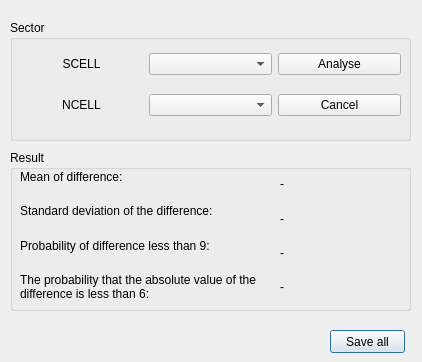
<?xml version="1.0" encoding="UTF-8"?>
<ui version="4.0">
 <class>Dialog</class>
 <widget class="QDialog" name="Dialog">
  <property name="geometry">
   <rect>
    <x>0</x>
    <y>0</y>
    <width>422</width>
    <height>362</height>
   </rect>
  </property>
  <property name="windowTitle">
   <string>C2I analyse</string>
  </property>
  <widget class="QPushButton" name="pushButton_3">
   <property name="geometry">
    <rect>
     <x>330</x>
     <y>330</y>
     <width>75</width>
     <height>23</height>
    </rect>
   </property>
   <property name="text">
    <string>Save all</string>
   </property>
  </widget>
  <widget class="QGroupBox" name="groupBox">
   <property name="geometry">
    <rect>
     <x>10</x>
     <y>150</y>
     <width>401</width>
     <height>161</height>
    </rect>
   </property>
   <property name="title">
    <string>Result</string>
   </property>
   <widget class="QWidget" name="">
    <property name="geometry">
     <rect>
      <x>270</x>
      <y>20</y>
      <width>121</width>
      <height>131</height>
     </rect>
    </property>
    <layout class="QVBoxLayout" name="verticalLayout_2">
     <item>
      <widget class="QLabel" name="label_4">
       <property name="text">
        <string>-</string>
       </property>
      </widget>
     </item>
     <item>
      <widget class="QLabel" name="label_6">
       <property name="text">
        <string>-</string>
       </property>
      </widget>
     </item>
     <item>
      <widget class="QLabel" name="label_8">
       <property name="text">
        <string>-</string>
       </property>
      </widget>
     </item>
     <item>
      <widget class="QLabel" name="label_10">
       <property name="text">
        <string>-</string>
       </property>
      </widget>
     </item>
    </layout>
   </widget>
   <widget class="QWidget" name="">
    <property name="geometry">
     <rect>
      <x>10</x>
      <y>20</y>
      <width>251</width>
      <height>131</height>
     </rect>
    </property>
    <layout class="QVBoxLayout" name="verticalLayout">
     <item>
      <widget class="QLabel" name="label_3">
       <property name="text">
        <string>Mean of difference:</string>
       </property>
      </widget>
     </item>
     <item>
      <spacer name="verticalSpacer">
       <property name="orientation">
        <enum>Qt::Vertical</enum>
       </property>
       <property name="sizeHint" stdset="0">
        <size>
         <width>20</width>
         <height>40</height>
        </size>
       </property>
      </spacer>
     </item>
     <item>
      <widget class="QLabel" name="label_5">
       <property name="text">
        <string>Standard deviation of the difference:</string>
       </property>
      </widget>
     </item>
     <item>
      <spacer name="verticalSpacer_2">
       <property name="orientation">
        <enum>Qt::Vertical</enum>
       </property>
       <property name="sizeHint" stdset="0">
        <size>
         <width>20</width>
         <height>40</height>
        </size>
       </property>
      </spacer>
     </item>
     <item>
      <widget class="QLabel" name="label_7">
       <property name="text">
        <string>Probability of difference less than 9:</string>
       </property>
      </widget>
     </item>
     <item>
      <spacer name="verticalSpacer_3">
       <property name="orientation">
        <enum>Qt::Vertical</enum>
       </property>
       <property name="sizeHint" stdset="0">
        <size>
         <width>20</width>
         <height>40</height>
        </size>
       </property>
      </spacer>
     </item>
     <item>
      <widget class="QLabel" name="label_9">
       <property name="text">
        <string>The probability that the absolute value of the difference is less than 6:</string>
       </property>
       <property name="textFormat">
        <enum>Qt::AutoText</enum>
       </property>
       <property name="scaledContents">
        <bool>false</bool>
       </property>
       <property name="wordWrap">
        <bool>true</bool>
       </property>
      </widget>
     </item>
    </layout>
   </widget>
  </widget>
  <widget class="QGroupBox" name="groupBox_2">
   <property name="geometry">
    <rect>
     <x>10</x>
     <y>20</y>
     <width>401</width>
     <height>121</height>
    </rect>
   </property>
   <property name="title">
    <string>Sector</string>
   </property>
   <widget class="QWidget" name="">
    <property name="geometry">
     <rect>
      <x>10</x>
      <y>20</y>
      <width>381</width>
      <height>91</height>
     </rect>
    </property>
    <layout class="QGridLayout" name="gridLayout">
     <item row="0" column="1">
      <widget class="QComboBox" name="comboBox"/>
     </item>
     <item row="1" column="2">
      <widget class="QPushButton" name="pushButton_2">
       <property name="text">
        <string>Cancel</string>
       </property>
      </widget>
     </item>
     <item row="0" column="0">
      <widget class="QLabel" name="label">
       <property name="text">
        <string>SCELL</string>
       </property>
       <property name="alignment">
        <set>Qt::AlignCenter</set>
       </property>
      </widget>
     </item>
     <item row="1" column="1">
      <widget class="QComboBox" name="comboBox_2"/>
     </item>
     <item row="1" column="0">
      <widget class="QLabel" name="label_2">
       <property name="text">
        <string>NCELL</string>
       </property>
       <property name="alignment">
        <set>Qt::AlignCenter</set>
       </property>
      </widget>
     </item>
     <item row="0" column="2">
      <widget class="QPushButton" name="pushButton">
       <property name="text">
        <string>Analyse</string>
       </property>
      </widget>
     </item>
    </layout>
   </widget>
  </widget>
 </widget>
 <resources/>
 <connections/>
</ui>
